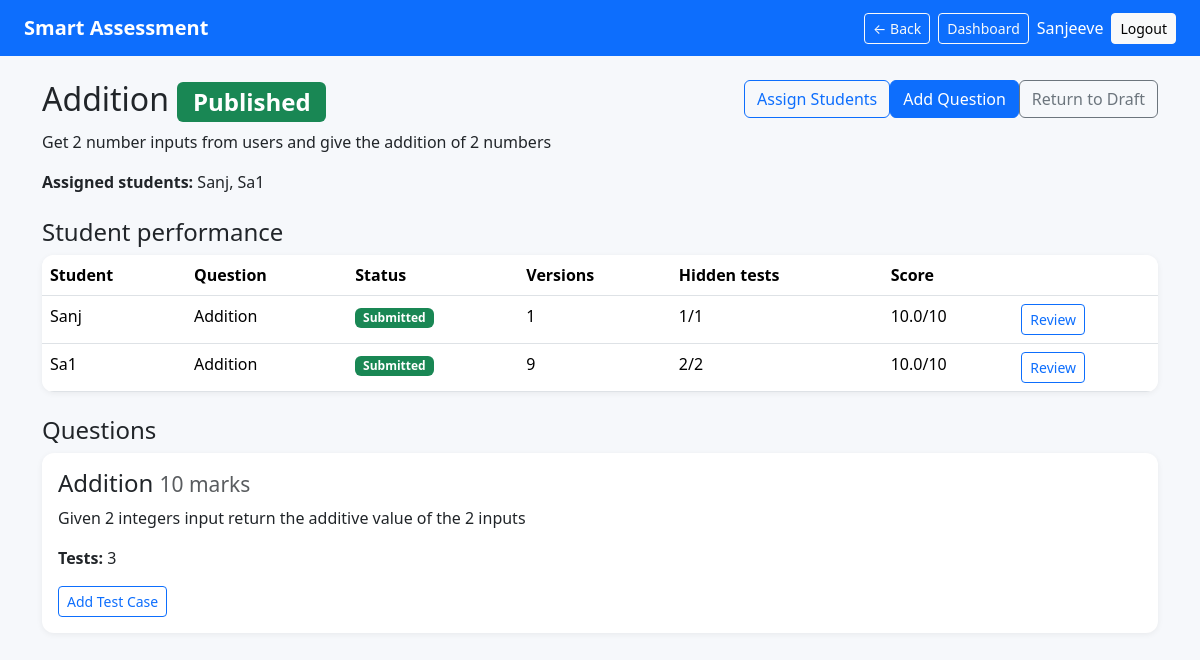
Page /faculty/assessment/1/ (signed in) on the committed database.
### assessments/models.py (models this page shows, shortened)
class Assessment(models.Model):
    title = models.CharField(max_length=200)
    description = models.TextField()
    duration = models.PositiveIntegerField(help_text='Minutes')
    created_by = models.ForeignKey(User, on_delete=models.CASCADE, related_name='assessments')
    assigned_students = models.ManyToManyField(User, blank=True, related_name='assigned_assessments')
    is_published = models.BooleanField(default=False)
    created_at = models.DateTimeField(auto_now_add=True)

class Question(models.Model):
    assessment = models.ForeignKey(Assessment, on_delete=models.CASCADE, related_name='questions')
    title = models.CharField(max_length=200)
    problem_statement = models.TextField()
    input_format = models.TextField(blank=True)
    output_format = models.TextField(blank=True)
    constraints = models.TextField(blank=True)
    marks = models.PositiveIntegerField(default=10)
    allowed_languages = models.CharField(max_length=100, default='c,cpp,python,java')
    time_limit = models.PositiveIntegerField(default=2, help_text='Seconds')
    memory_limit = models.PositiveIntegerField(default=128, help_text='MB')

class Submission(models.Model):
    student = models.ForeignKey(User, on_delete=models.CASCADE)
    question = models.ForeignKey(Question, on_delete=models.CASCADE)
    source_code = models.TextField()
    language = models.CharField(max_length=20)
    score = models.FloatField(default=0)
    manual_score = models.FloatField(null=True, blank=True)
    tests_passed = models.PositiveIntegerField(default=0)
    tests_total = models.PositiveIntegerField(default=0)
    ai_review = models.JSONField(default=dict, blank=True)
    submitted_at = models.DateTimeField(auto_now=True)
    class Meta: unique_together = ('student', 'question')

### assessments/views.py (the view)
    def wrapped(request, *args, **kwargs):
        if not is_faculty(request.user): raise Http404('Faculty access required')
        return view(request, *args, **kwargs)

### assessments/views.py (called while the page is built)
def is_faculty(user): return user.is_authenticated and getattr(user, 'profile', None) and user.profile.role == 'faculty'

def faculty_required(view):
    def wrapped(request, *args, **kwargs):
        if not is_faculty(request.user): raise Http404('Faculty access required')
        return view(request, *args, **kwargs)
    return login_required(wrapped)

### templates/assessments/assessment_detail.html
{% extends 'assessments/base.html' %}{% block content %}<div class="d-flex justify-content-between"><div><h2>{{ assessment.title }} {% if assessment.is_published %}<span class="badge text-bg-success">Published</span>{% else %}<span class="badge text-bg-secondary">Draft</span>{% endif %}</h2><p>{{ assessment.description }}</p></div><div><a class="btn btn-outline-primary" href="{% url 'assign_students' assessment.id %}">Assign Students</a><a class="btn btn-primary" href="{% url 'create_question' assessment.id %}">Add Question</a><form class="d-inline" method="post" action="{% url 'toggle_publish' assessment.id %}">{% csrf_token %}<button class="btn {% if assessment.is_published %}btn-outline-secondary{% else %}btn-success{% endif %}">{% if assessment.is_published %}Return to Draft{% else %}Publish for Students{% endif %}</button></form></div></div><p><b>Assigned students:</b> {% for s in assessment.assigned_students.all %}{{ s.username }}{% if not forloop.last %}, {% endif %}{% empty %}None{% endfor %}</p>{% if not assessment.assigned_students.exists %}<div class="alert alert-warning">No students are assigned yet. Select <b>Assign Students</b> before publishing.</div>{% endif %}<h4 class="mt-4">Student performance</h4><div class="card mb-4 overflow-auto"><table class="table table-hover mb-0"><thead><tr><th>Student</th><th>Question</th><th>Status</th><th>Versions</th><th>Hidden tests</th><th>Score</th><th></th></tr></thead><tbody>{% for row in performance %}<tr><td>{{ row.student.username }}</td><td>{{ row.question.title }}</td><td><span class="badge text-bg-{% if row.status == 'Submitted' %}success{% elif row.status == 'In progress' %}warning{% else %}secondary{% endif %}">{{ row.status }}</span></td><td>{{ row.versions }}</td>{% if row.submission %}<td>{{ row.submission.tests_passed }}/{{ row.submission.tests_total }}</td><td>{{ row.submission.score|floatformat:1 }}/{{ row.question.marks }}</td><td><a class="btn btn-sm btn-outline-primary" href="{% url 'evaluation' %}?submission={{ row.submission.id }}">Review</a></td>{% else %}<td>—</td><td>—</td><td>—</td>{% endif %}</tr>{% empty %}<tr><td colspan="7" class="text-muted">Assign students and add questions to track performance.</td></tr>{% endfor %}</tbody></table></div><h4>Questions</h4>{% for q in assessment.questions.all %}<div class="card mb-3"><div class="card-body"><h4>{{ q.title }} <small class="text-muted">{{ q.marks }} marks</small></h4><p>{{ q.problem_statement|truncatechars:180 }}</p><p><b>Tests:</b> {{ q.test_cases.count }}</p><a class="btn btn-sm btn-outline-primary" href="{% url 'create_test' q.id %}">Add Test Case</a></div></div>{% empty %}<p>Add a question to get started.</p>{% endfor %}{% endblock %}

### templates/assessments/base.html (shortened to what this page needs)
{% load static %}<!doctype html><html><head><link href="https://cdn.jsdelivr.net/npm/bootstrap@5.3.3/dist/css/bootstrap.min.css" rel="stylesheet"><link href="{% static 'css/site.css' %}" rel="stylesheet"></head><body><nav class="navbar navbar-dark bg-primary px-4"><a class="navbar-brand fw-bold" href="{% url 'landing' %}">Smart Assessment</a><div class="ms-auto d-flex align-items-center gap-2"><button type="button" class="btn btn-outline-light btn-sm" onclick="history.back()">← Back</button>{% if user.is_authenticated %}<a class="btn btn-outline-light btn-sm" href="{% url 'dashboard' %}">Dashboard</a><span class="text-white">{{ user.username }}</span><a class="btn btn-light btn-sm" href="{% url 'logout' %}">Logout</a>{% endif %}</div></nav><main class="container py-4">{% block content %}{% endblock %}</main></body></html>

### static/css/site.css (style rules this page uses)
body { background:#f6f8fb }
.problem,.card { background:#fff;border:0;border-radius:.75rem;box-shadow:0 .1rem .4rem rgba(0,0,0,.06) }

### rows in the picture
Assessment: title "Addition", description "Get 2 number inputs from users and give the addition of 2 numbers"
Question: title "Addition", marks "10", problem_statement "Given 2 integers input return the additive value of the 2 inputs", test_cases.count "3"

### other values in the picture
{{ user.username }} "Sanjeeve"
{{ s.username }} "Sanj"
{{ s.username }} "Sa1"
{{ row.student.username }} "Sanj"
{{ row.question.title }} "Addition"
{{ row.status }} "Submitted"
{{ row.versions }} "1"
{{ row.submission.tests_passed }} "1"
{{ row.submission.tests_total }} "1"
{{ row.submission.score|floatformat:1 }} "10.0"
{{ row.question.marks }} "10"
{{ row.student.username }} "Sa1"
{{ row.versions }} "9"
{{ row.submission.tests_passed }} "2"
{{ row.submission.tests_total }} "2"
